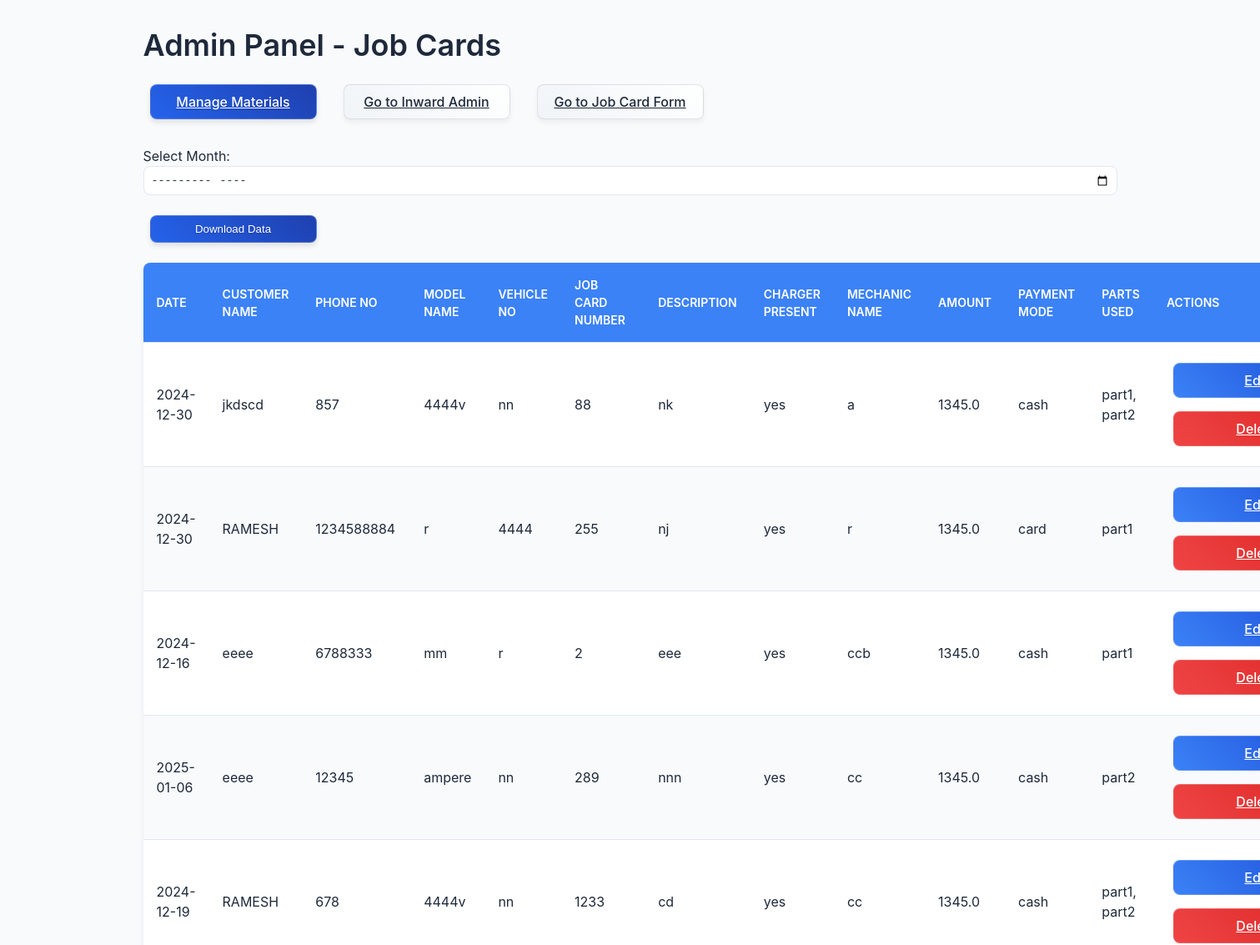
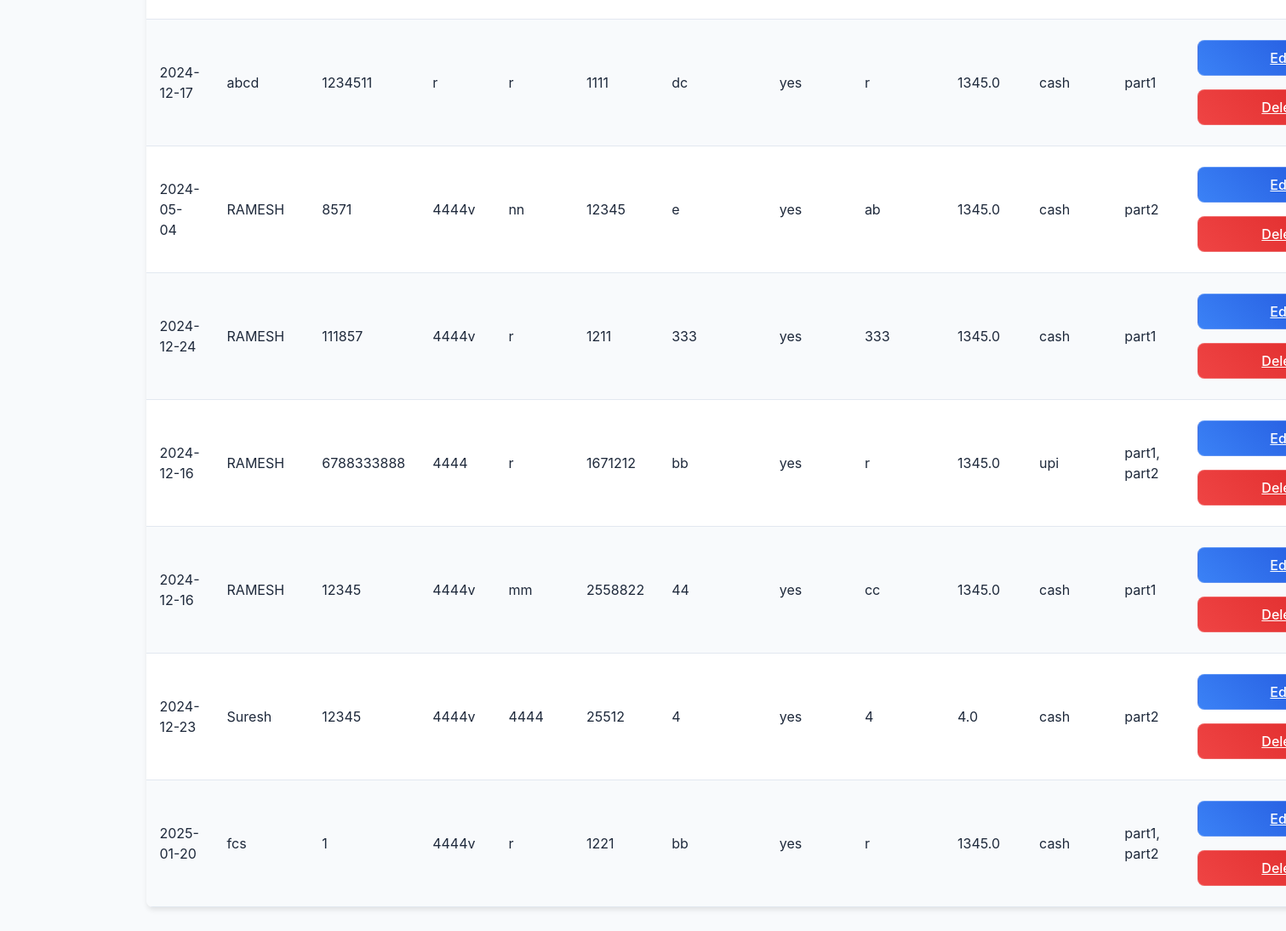
/admin, run on an earlier commit of the app's database (2 pictures, top to bottom).
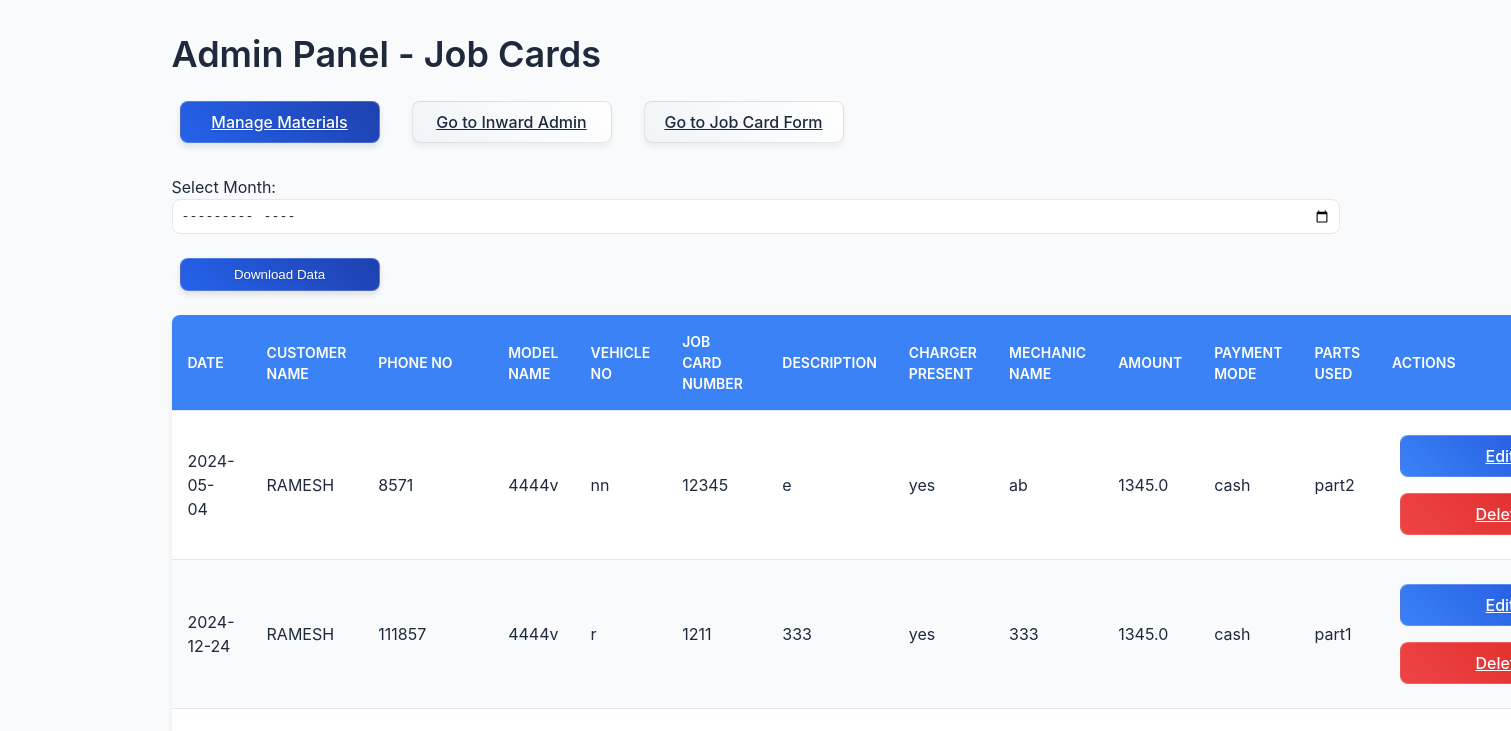
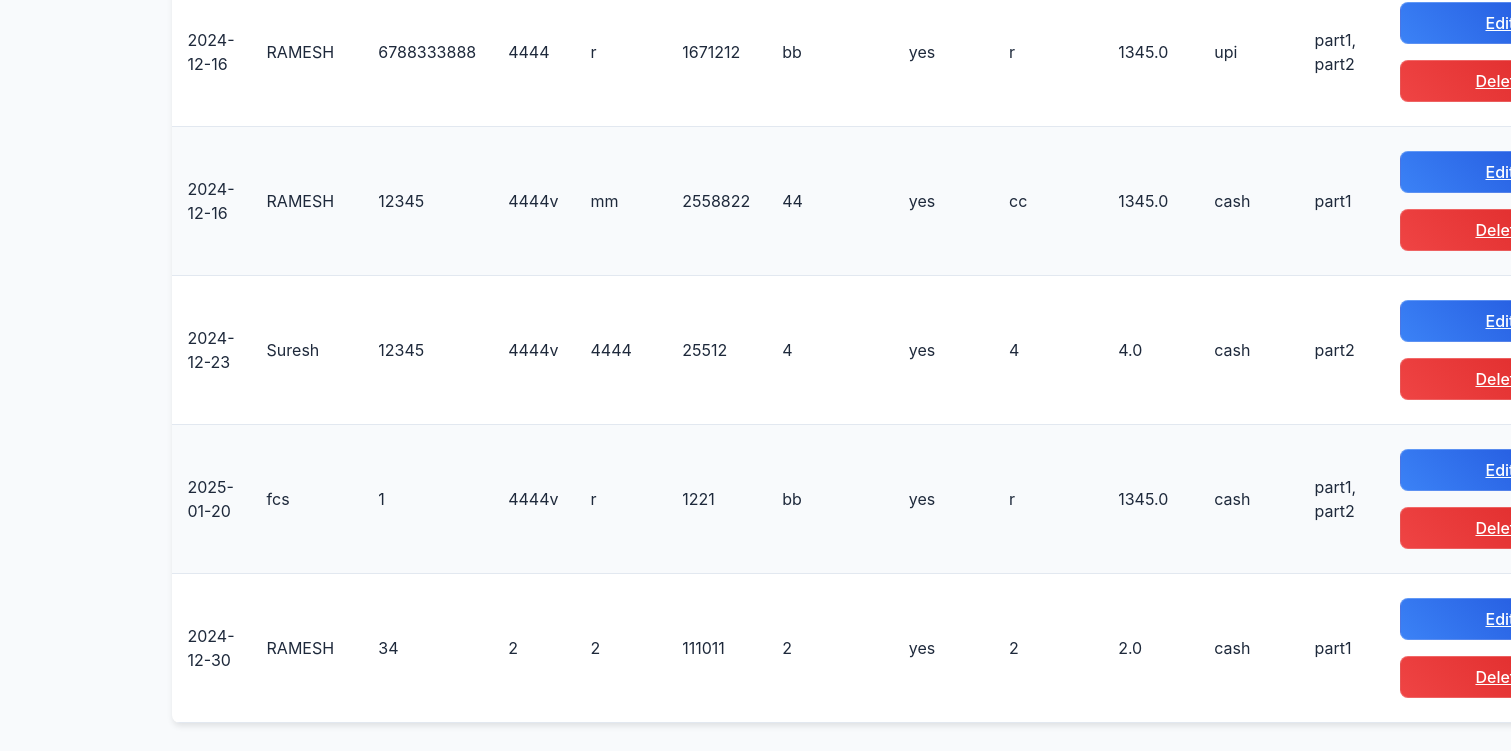
And on a later commit of the database (2 pictures, top to bottom).
### app.py (models this page shows, shortened)
class JobCard(db.Model):
    id = db.Column(db.Integer, primary_key=True)
    date = db.Column(db.String(20), nullable=False)
    customer_name = db.Column(db.String(100), nullable=False)
    phone_no = db.Column(db.String(15), nullable=False)
    model_name = db.Column(db.String(100), nullable=False)
    vehicle_no = db.Column(db.String(20), nullable=False)
    job_card_number = db.Column(db.String(50), nullable=False, unique=True)
    description = db.Column(db.String(200), nullable=False)
    charger_present = db.Column(db.String(5), nullable=False)
    mechanic_name = db.Column(db.String(100), nullable=False)
    amount = db.Column(db.Float, nullable=False)
    payment_mode = db.Column(db.String(20), nullable=False)
    parts_used = db.Column(db.String(500), nullable=False)  # Comma-separated parts

### app.py (the view)
@app.route('/admin')
def admin():
    job_cards = JobCard.query.all()  # Get all job cards
    parts = Part.query.all()  # Get all parts
    return render_template('admin.html', job_cards=job_cards, parts=parts, datetime=datetime)

### templates/admin.html (shortened to what this page needs)
<!DOCTYPE html>
<html lang="en">
<head>
    <link rel="stylesheet" href="{{ url_for('static', filename='style.css') }}">
</head>
<body>
    <div class="container">
        <h1>Admin Panel - Job Cards</h1>
        <div class="admin-nav mb-4">
            <a href="{{ url_for('materials') }}" class="btn btn-primary mr-2 pulse">Manage Materials</a>
            <a href="{{ url_for('inward_admin') }}" class="btn btn-secondary mr-2 slide-in">Go to Inward Admin</a>
            <a href="{{ url_for('index') }}" class="btn btn-secondary slide-in">Go to Job Card Form</a>
        </div>
        <div class="mb-3">
            <form action="/download_admin_data" method="get" class="form-inline">
                <div class="form-group mr-2">
                    <label for="month" class="mr-2">Select Month:</label>
                    <input type="month" id="month" name="month" class="form-control" min="2023-01" max="{{ datetime.now().strftime('%Y-%m') }}">
                </div>
                <button type="submit" class="btn btn-primary">Download Data</button>
            </form>
        </div>
        <table id="jobCardTable" class="w-full border-collapse">
            <thead>
                <tr class="bg-gray-200">
                    <th class="p-3 border text-left cursor-pointer" onclick="sortTable(0)">Date</th>
                    <th class="p-3 border text-left cursor-pointer" onclick="sortTable(1)">Customer Name</th>
                    <th class="p-3 border text-left cursor-pointer" onclick="sortTable(2)">Phone No</th>
                    <th class="p-3 border text-left cursor-pointer" onclick="sortTable(3)">Model Name</th>
                    <th class="p-3 border text-left cursor-pointer" onclick="sortTable(4)">Vehicle No</th>
                    <th class="p-3 border text-left cursor-pointer" onclick="sortTable(5)">Job Card Number</th>
                    <th class="p-3 border text-left cursor-pointer" onclick="sortTable(6)">Description</th>
                    <th class="p-3 border text-left cursor-pointer" onclick="sortTable(7)">Charger Present</th>
                    <th class="p-3 border text-left cursor-pointer" onclick="sortTable(8)">Mechanic Name</th>
                    <th class="p-3 border text-left cursor-pointer" onclick="sortTable(9)">Amount</th>
                    <th class="p-3 border text-left cursor-pointer" onclick="sortTable(10)">Payment Mode</th>
                    <th class="p-3 border text-left cursor-pointer" onclick="sortTable(11)">Parts Used</th>
                    <th class="p-3 border text-left">Actions</th>
                </tr>
            </thead>
            <tbody>
                {% for job_card in job_cards %}
                <tr class="hover:bg-gray-50 {% if loop.index % 2 == 0 %}bg-gray-100{% endif %}">
                    <td class="p-3 border">{{ job_card.date }}</td>
                    <td class="p-3 border">{{ job_card.customer_name }}</td>
                    <td class="p-3 border">{{ job_card.phone_no }}</td>
                    <td class="p-3 border">{{ job_card.model_name }}</td>
                    <td class="p-3 border">{{ job_card.vehicle_no }}</td>
                    <td class="p-3 border">{{ job_card.job_card_number }}</td>
                    <td class="p-3 border">{{ job_card.description }}</td>
                    <td class="p-3 border">{{ job_card.charger_present }}</td>
                    <td class="p-3 border">{{ job_card.mechanic_name }}</td>
                    <td class="p-3 border">{{ job_card.amount }}</td>
                    <td class="p-3 border">{{ job_card.payment_mode }}</td>
                    <td class="p-3 border">{{ job_card.parts_used }}</td>
                    <td class="p-3 border">
                        <div class="action-buttons">
                            <a href="{{ url_for('edit_job_card', job_card_id=job_card.id) }}" class="btn btn-edit mr-2">Edit</a>
                            <a href="{{ url_for('delete_job_card', job_card_id=job_card.id) }}" class="btn btn-delete" onclick="return confirm('Are you sure?')">Delete</a>
                        </div>
                    </td>
                </tr>
                {% endfor %}
            </tbody>
        </table>
    </div>
</body>
</html>

### static/style.css (style rules this page uses)
:root { --primary-color: #3b82f6; --secondary-color: #1d4ed8; --accent-color: #93c5fd; --background-color: #f8fafc; --surface-color: #ffffff; --text-color: #1e293b; --text-light: #64748b; --success-color: #10b981; --error-color: #ef4444; --font-family: 'Inter', system-ui, -apple-system, sans-serif; --font-size-base: 1rem; --line-height: 1.5; --space-xs: 0.25rem; --space-sm: 0.5rem; --space-md: 1rem; --space-lg: 1.5rem; --space-xl: 2rem; --shadow-sm: 0 1px 2px 0 rgba(0, 0, 0, 0.05); --shadow-md: 0 4px 6px -1px rgba(0, 0, 0, 0.1); --shadow-lg: 0 10px 15px -3px rgba(0, 0, 0, 0.1); --border-radius: 0.5rem; --border-width: 1px; --border-color: #e2e8f0; --transition-speed: 0.2s; --transition-easing: ease-in-out; }
* { box-sizing: border-box; margin: 0; padding: 0; }
html { font-size: 16px; scroll-behavior: smooth; }
body { font-family: var(--font-family); font-size: var(--font-size-base); line-height: var(--line-height); color: var(--text-color); background-color: var(--background-color); min-height: 100vh; padding: var(--space-xl); }
h1, h2, h3 { font-weight: 600; line-height: 1.25; margin-bottom: var(--space-md); }
h1 { font-size: 2.25rem; }
.container { max-width: 1200px; margin: 0 auto; padding: 0 var(--space-md); }
.form-group { margin-bottom: var(--space-md); }
.form-control { width: 100%; padding: var(--space-sm); border: var(--border-width) solid #e2e8f0; border-radius: var(--border-radius); background-color: #ffffff; color: var(--text-color); transition: all var(--transition-speed) var(--transition-easing); }
.btn { display: inline-flex; align-items: center; justify-content: center; padding: var(--space-sm) var(--space-md); border-radius: var(--border-radius); border: none; font-weight: 500; cursor: pointer; transition: all var(--transition-speed) var(--transition-easing); }
.btn-primary { background-color: var(--primary-color); color: white; }
.btn-secondary { background-color: var(--surface-color); border: var(--border-width) solid var(--border-color); color: var(--text-color); }
.pulse { animation: pulse 2s infinite; }
.slide-in { animation: slideIn 0.8s ease-out; }
.btn { transition: all 0.3s ease; min-width: 200px; margin: 0.5rem; position: relative; overflow: hidden; }
.btn-edit { background: linear-gradient(45deg, #3b82f6, #1d4ed8); color: white; border: 1px solid rgba(255, 255, 255, 0.2); }
.btn-delete { background: linear-gradient(45deg, #ef4444, #dc2626); color: white; border: 1px solid rgba(255, 255, 255, 0.2); }
.admin-nav { display: flex; gap: 1rem; margin-bottom: 2rem; }
table { width: 100%; border-collapse: collapse; margin: 1rem 0; background-color: white; box-shadow: 0 4px 6px -1px rgba(0, 0, 0, 0.1); border-radius: 0.5rem; overflow: hidden; }
th, td { padding: 0.75rem 1rem; text-align: left; border-bottom: 1px solid #e2e8f0; }
th { background-color: #3b82f6; color: white; font-weight: 600; text-transform: uppercase; font-size: 0.875rem; }
tr:nth-child(even) { background-color: #f8fafc; }
.btn-primary { background: linear-gradient(45deg, #2563eb, #1e40af); box-shadow: 0 4px 6px rgba(0, 0, 0, 0.1); border: 1px solid rgba(255, 255, 255, 0.2); color: white; text-shadow: 0 1px 2px rgba(0, 0, 0, 0.2); }
.btn-secondary { background: linear-gradient(45deg, #f0f4f8, #ffffff); border: 1px solid rgba(0, 0, 0, 0.1); box-shadow: 0 4px 6px rgba(0, 0, 0, 0.05); color: #1e293b; }
table { width: 100%; border-collapse: collapse; margin: var(--space-md) 0; background-color: var(--surface-color); box-shadow: var(--shadow-md); border-radius: var(--border-radius); overflow: hidden; }
th, td { padding: var(--space-sm) var(--space-md); text-align: left; border-bottom: var(--border-width) solid var(--border-color); }
th { background-color: var(--primary-color); color: white; font-weight: 600; text-transform: uppercase; font-size: 0.875rem; }
tr:nth-child(even) { background-color: var(--background-color); }
.mb-3 { margin-bottom: var(--space-md); }
.mb-4 { margin-bottom: var(--space-lg); }
.p-3 { padding: var(--space-md); }

What changed in the data, as far as the page shows it:
removed JobCard: date "2024-12-30", customer_name "jkdscd", phone_no "857", model_name "4444v", vehicle_no "nn", job_card_number "88", description "nk", charger_present "yes", mechanic_name "a", amount "1345.0", payment_mode "cash", parts_used "part1, part2"
removed JobCard: date "2024-12-30", customer_name "RAMESH", phone_no "1234588884", model_name "r", vehicle_no "4444", job_card_number "255", description "nj", charger_present "yes", mechanic_name "r", amount "1345.0", payment_mode "card", parts_used "part1"
removed JobCard: date "2024-12-16", customer_name "eeee", phone_no "6788333", model_name "mm", vehicle_no "r", job_card_number "2", description "eee", charger_present "yes", mechanic_name "ccb", amount "1345.0", payment_mode "cash", parts_used "part1"
removed JobCard: date "2025-01-06", customer_name "eeee", phone_no "12345", model_name "ampere", vehicle_no "nn", job_card_number "289", description "nnn", charger_present "yes", mechanic_name "cc", amount "1345.0", payment_mode "cash", parts_used "part2"
removed JobCard: date "2024-12-19", customer_name "RAMESH", phone_no "678", model_name "4444v", vehicle_no "nn", job_card_number "1233", description "cd", charger_present "yes", mechanic_name "cc", amount "1345.0", payment_mode "cash", parts_used "part1, part2"
removed JobCard: date "2024-12-17", customer_name "abcd", phone_no "1234511", model_name "r", vehicle_no "r", job_card_number "1111", description "dc", charger_present "yes", mechanic_name "r", amount "1345.0", payment_mode "cash", parts_used "part1"
added JobCard: date "2024-12-30", customer_name "RAMESH", phone_no "34", model_name "2", vehicle_no "2", job_card_number "111011", description "2", charger_present "yes", mechanic_name "2", amount "2.0", payment_mode "cash", parts_used "part1"
